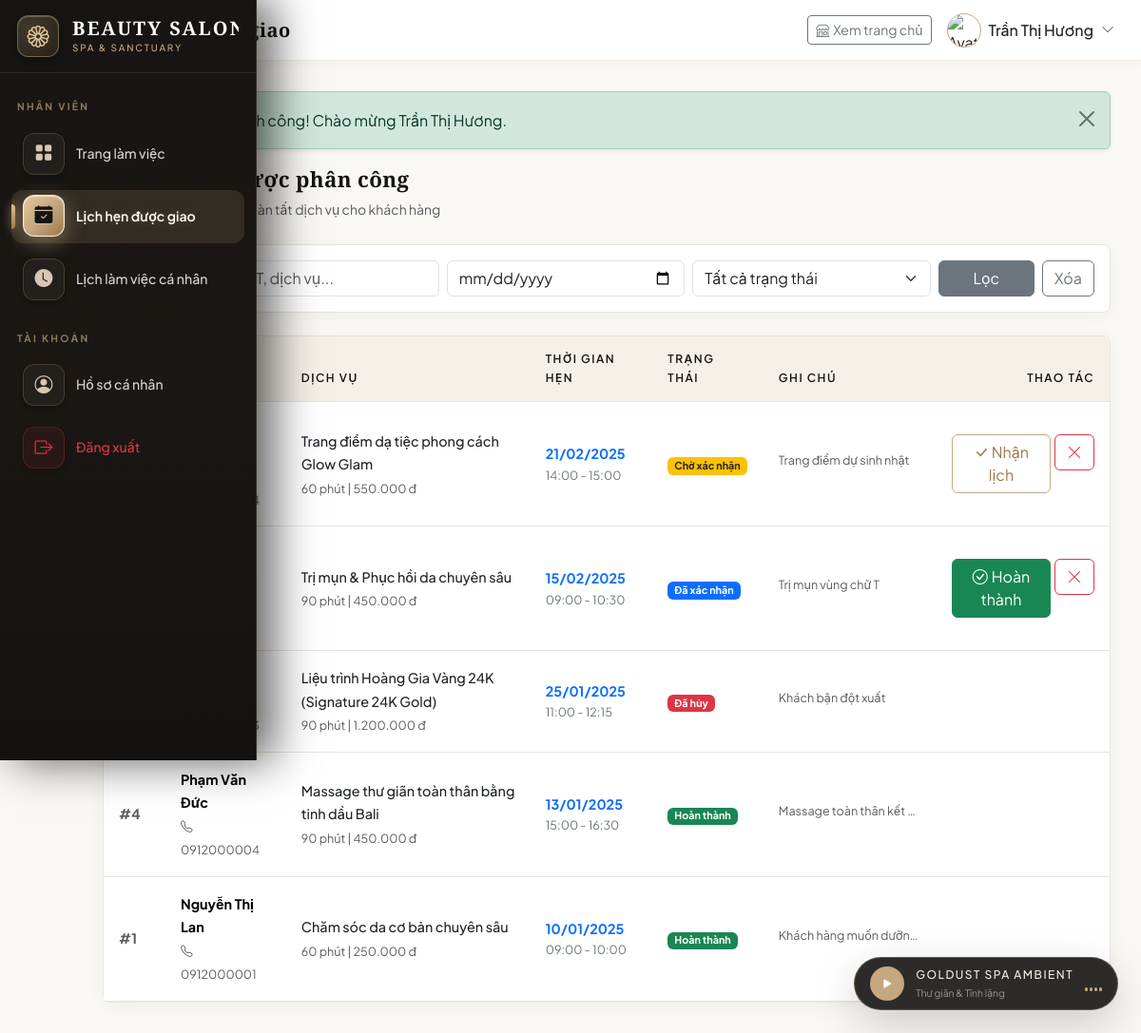
Page /staff/appointments.php (signed in) on the committed database.
### tables this page shows
CREATE TABLE appointments (
    id INT AUTO_INCREMENT PRIMARY KEY,
    customer_id INT NOT NULL,
    staff_id INT NOT NULL,
    service_id INT NOT NULL,
    appointment_date DATE NOT NULL,
    start_time TIME NOT NULL,
    end_time TIME NOT NULL,
    status ENUM('pending', 'confirmed', 'completed', 'cancelled') NOT NULL DEFAULT 'pending',
    notes TEXT,
    created_at TIMESTAMP DEFAULT CURRENT_TIMESTAMP,
    updated_at TIMESTAMP DEFAULT CURRENT_TIMESTAMP ON UPDATE CURRENT_TIMESTAMP,
    FOREIGN KEY (customer_id) REFERENCES users(id) ON DELETE CASCADE ON UPDATE CASCADE,
    FOREIGN KEY (staff_id) REFERENCES users(id) ON DELETE CASCADE ON UPDATE CASCADE,
    FOREIGN KEY (service_id) REFERENCES services(id) ON DELETE CASCADE ON UPDATE CASCADE
);

CREATE TABLE users (
    id INT AUTO_INCREMENT PRIMARY KEY,
    username VARCHAR(50) NOT NULL UNIQUE,
    password VARCHAR(255) NOT NULL,
    full_name VARCHAR(100) NOT NULL,
    email VARCHAR(100),
    phone VARCHAR(20),
    role ENUM('admin', 'staff', 'customer') NOT NULL DEFAULT 'customer',
    status ENUM('active', 'locked') NOT NULL DEFAULT 'active',
    avatar VARCHAR(255) DEFAULT NULL,
    created_at TIMESTAMP DEFAULT CURRENT_TIMESTAMP,
    updated_at TIMESTAMP DEFAULT CURRENT_TIMESTAMP ON UPDATE CURRENT_TIMESTAMP
);

CREATE TABLE services (
    id INT AUTO_INCREMENT PRIMARY KEY,
    category_id INT NOT NULL,
    name VARCHAR(100) NOT NULL,
    description TEXT,
    price DECIMAL(12,2) NOT NULL DEFAULT 0,
    duration INT NOT NULL DEFAULT 30 COMMENT 'Thời gian thực hiện (phút)',
    image VARCHAR(255),
    status ENUM('active', 'inactive') NOT NULL DEFAULT 'active',
    created_at TIMESTAMP DEFAULT CURRENT_TIMESTAMP,
    FOREIGN KEY (category_id) REFERENCES categories(id) ON DELETE CASCADE ON UPDATE CASCADE
);

### config/config.php (called while the page is built, shortened)
<?php
function formatCurrency($amount) {
    return number_format($amount, 0, ',', '.') . ' đ';
}
function formatDate($date) {
    return date('d/m/Y', strtotime($date));
}
function formatTime($time) {
    return date('H:i', strtotime($time));
}
function getAppointmentStatusLabel($status) {
    return match($status) {
        'pending'   => ['label' => 'Chờ xác nhận', 'class' => 'bg-warning text-dark'],
        'confirmed' => ['label' => 'Đã xác nhận', 'class' => 'bg-primary'],
        'completed' => ['label' => 'Hoàn thành', 'class' => 'bg-success'],
        'cancelled' => ['label' => 'Đã hủy', 'class' => 'bg-danger'],
        default     => ['label' => $status, 'class' => 'bg-secondary']
    };
}

### staff/appointments.php (the view, shortened to what this page needs)
<?php
require_once __DIR__ . '/../config/config.php';
$db = getDB();
$staffId = $_SESSION['user_id'];
$statusFilter = $_GET['status'] ?? 'all';
$dateFilter   = $_GET['date'] ?? '';
$search       = trim($_GET['search'] ?? '');
$sql = "
    SELECT a.*, s.name AS service_name, s.price AS service_price, s.duration,
           u.full_name AS customer_name, u.phone AS customer_phone, u.email AS customer_email
    FROM appointments a
    JOIN services s ON a.service_id = s.id
    JOIN users u ON a.customer_id = u.id
    WHERE a.staff_id = ?
";
$params = [$staffId];
$sql .= " ORDER BY a.appointment_date DESC, a.start_time DESC";
$stmt = $db->prepare($sql);
$stmt->execute($params);
$appointments = $stmt->fetchAll();
include __DIR__ . '/../includes/header.php';
?>
<div class="d-flex justify-content-between align-items-center mb-4">
    <div>
        <h4 class="fw-bold mb-1"><i class="bi bi-calendar-check me-2 text-primary"></i>Lịch hẹn được phân công</h4>
        <p class="text-muted small mb-0">Tiếp nhận, xác nhận và hoàn tất dịch vụ cho khách hàng</p>
    </div>
</div>
<div class="card table-card mb-4">
    <div class="card-body p-3">
        <form action="" method="GET" class="row g-2 align-items-center">
            <div class="col-md-4">
                <input type="text" name="search" class="form-control" placeholder="Tìm tên khách, SĐT, dịch vụ..." value="<?= htmlspecialchars($search) ?>">
            </div>
            <div class="col-md-3">
                <input type="date" name="date" class="form-control" value="<?= htmlspecialchars($dateFilter) ?>">
            </div>
            <div class="col-md-3">
                <select name="status" class="form-select">
                    <option value="all" <?= $statusFilter === 'all' ? 'selected' : '' ?>>Tất cả trạng thái</option>
                </select>
            </div>
            <div class="col-md-2 d-flex gap-2">
                <button type="submit" class="btn btn-secondary w-100">Lọc</button>
                <a href="<?= BASE_URL ?>staff/appointments.php" class="btn btn-outline-secondary">Xóa</a>
            </div>
        </form>
    </div>
</div>
<div class="card table-card">
    <div class="table-responsive">
        <table class="table table-hover align-middle mb-0">
            <thead class="table-light">
                <tr>
                    <th class="ps-3">Mã #</th>
                    <th>Khách hàng</th>
                    <th>Dịch vụ</th>
                    <th>Thời gian hẹn</th>
                    <th>Trạng thái</th>
                    <th>Ghi chú</th>
                    <th class="text-end pe-3">Thao tác</th>
                </tr>
            </thead>
            <tbody>
                <?php if (empty($appointments)): ?>
                    <tr>
                        <td colspan="7" class="text-center py-4 text-muted">
                            <i class="bi bi-inbox fs-3 d-block mb-2"></i>
                            Không tìm thấy lịch hẹn nào theo tiêu chí.
                        </td>
                    </tr>
                <?php else: ?>
                    <?php foreach ($appointments as $apt):
                        $statusMeta = getAppointmentStatusLabel($apt['status']);
                    ?>
                    <tr>
                        <td class="ps-3 fw-bold text-muted">#<?= $apt['id'] ?></td>
                        <td>
                            <div class="fw-bold"><?= htmlspecialchars($apt['customer_name']) ?></div>
                            <small class="text-muted"><i class="bi bi-telephone me-1"></i><?= htmlspecialchars($apt['customer_phone'] ?? 'N/A') ?></small>
                        </td>
                        <td>
                            <div class="fw-medium text-dark"><?= htmlspecialchars($apt['service_name']) ?></div>
                            <small class="text-muted"><?= $apt['duration'] ?> phút | <?= formatCurrency($apt['service_price']) ?></small>
                        </td>
                        <td>
                            <div class="fw-bold text-primary"><?= formatDate($apt['appointment_date']) ?></div>
                            <div class="small text-secondary"><?= formatTime($apt['start_time']) ?> - <?= formatTime($apt['end_time']) ?></div>
                        </td>
                        <td>
                            <span class="badge <?= $statusMeta['class'] ?>"><?= $statusMeta['label'] ?></span>
                        </td>
                        <td>
                            <span class="small text-muted text-truncate d-inline-block" style="max-width: 150px;">
                                <?= htmlspecialchars($apt['notes'] ?: 'Không có') ?>
                            </span>
                        </td>
                        <td class="text-end pe-3">
                            <div class="btn-group btn-group-sm">
                                <?php if ($apt['status'] === 'pending'): ?>
                                    <form action="" method="POST" class="d-inline">
                                        <button type="submit" class="btn btn-outline-primary" title="Xác nhận lịch">
                                            <i class="bi bi-check-lg"></i> Nhận lịch
                                        </button>
                                    </form>
                                <?php endif; ?>
                                <?php if ($apt['status'] === 'confirmed'): ?>
                                    <form action="" method="POST" class="d-inline">
                                        <button type="submit" class="btn btn-success" title="Xác nhận hoàn thành">
                                            <i class="bi bi-check-circle me-1"></i>Hoàn thành
                                        </button>
                                    </form>
                                <?php endif; ?>
                                <?php if (in_array($apt['status'], ['pending', 'confirmed'])): ?>
                                    <form action="" method="POST" class="d-inline ms-1" onsubmit="return confirm('Bạn có chắc chắn muốn hủy lịch hẹn này?');">
                                        <button type="submit" class="btn btn-outline-danger" title="Hủy lịch">
                                            <i class="bi bi-x-lg"></i>
                                        </button>
                                    </form>
                                <?php endif; ?>
                            </div>
                        </td>
                    </tr>
                    <?php endforeach; ?>
                <?php endif; ?>
            </tbody>
        </table>
    </div>
</div>
<?php include __DIR__ . '/../includes/footer.php'; ?>

### assets/css/style.css (style rules this page uses)
:root { --gold: #c5a880; --gold-light: #e5d5c0; --gold-dark: #9e7949; --gold-hover: #b38f5e; --canvas: #faf8f5; --surface: #ffffff; --surface-alt: #f4f0e8; --dark: #1c1a17; --dark-surface: #24211d; --dark-muted: #3a3530; --text-main: #2b2723; --text-muted: #78716a; --border-color: rgba(197, 168, 128, 0.3); --border-light: #e9e4db; --success: #2e7d32; --danger: #b71c1c; --warning: #c5a880; --info: #37474f; --font-serif: 'Cormorant Garamond', Georgia, serif; --font-sans: 'Plus Jakarta Sans', -apple-system, BlinkMacSystemFont, sans-serif; --radius-sm: 4px; --radius-md: 8px; --radius-lg: 16px; --radius-full: 9999px; --shadow-subtle: 0 4px 20px rgba(28, 26, 23, 0.04); --shadow-medium: 0 10px 30px rgba(28, 26, 23, 0.08); --shadow-hover: 0 16px 40px rgba(197, 168, 128, 0.15); }
* { margin: 0; padding: 0; box-sizing: border-box; }
html, body { overflow-x: hidden; width: 100%; max-width: 100vw; }
body { font-family: var(--font-sans); background-color: var(--canvas); color: var(--text-main); line-height: 1.7; font-weight: 400; -webkit-font-smoothing: antialiased; }
h1, h2, h3, h4, .font-serif { font-family: var(--font-serif); color: var(--dark); font-weight: 600; letter-spacing: 0.5px; }
h4 { font-size: 1.4rem; line-height: 1.4; }
p { color: var(--text-muted); }
a { color: var(--gold-dark); text-decoration: none; transition: all 0.25s ease; }
.table-card { background: #ffffff; border: 1px solid var(--border-light) !important; box-shadow: var(--shadow-subtle) !important; }
.table thead th { background-color: var(--surface-alt) !important; color: var(--dark) !important; font-family: var(--font-sans); font-size: 0.75rem; text-transform: uppercase; letter-spacing: 1.5px; font-weight: 600; border-bottom: 1px solid var(--border-light); padding: 14px 16px; }
.table tbody td { padding: 16px; border-bottom: 1px solid var(--border-light); font-size: 0.9rem; }

### includes/header.php (style rules this page uses)
:root { --sidebar-collapsed-width: 76px; --sidebar-expanded-width: 270px; --gold: #c5a880; --gold-light: #f4ede4; --gold-dark: #9e7949; --dark: #171513; --dark-elevated: #221f1b; --canvas: #faf8f5; }
body { font-family: 'Plus Jakarta Sans', -apple-system, BlinkMacSystemFont, sans-serif; background-color: var(--canvas); color: #2b2723; }
h1, h2, h3, h4, h5, .font-serif { font-family: 'Cormorant Garamond', Georgia, serif; letter-spacing: 0.3px; }
.table-card { background: #fff; border: 1px solid rgba(197, 168, 128, 0.2); border-radius: 8px; box-shadow: 0 4px 15px rgba(28,26,23,0.04); }
.btn-outline-primary { color: var(--gold-dark) !important; border-color: var(--gold) !important; }

### rows in the picture
appointments: customer.phone "0912000004", service.name "Trang điểm dạ tiệc phong cách Glow Glam", service.duration "60", service.price "550.000 đ", appointment_date "21/02/2025", start_time "14:00", end_time "15:00", status "Chờ xác nhận", notes "Trang điểm dự sinh nhật"
appointments: service.name "Trị mụn & Phục hồi da chuyên sâu", service.duration "90", service.price "450.000 đ", appointment_date "15/02/2025", start_time "09:00", end_time "10:30", status "Đã xác nhận", notes "Trị mụn vùng chữ T"
appointments: customer.phone "0912000003", service.name "Liệu trình Hoàng Gia Vàng 24K (Signature 24K Gold)", service.duration "90", service.price "1.200.000 đ", appointment_date "25/01/2025", start_time "11:00", end_time "12:15", status "Đã hủy", notes "Khách bận đột xuất"
appointments: id "4", customer.full_name "Phạm Văn Đức", customer.phone "0912000004", service.name "Massage thư giãn toàn thân bằng tinh dầu Bali", service.duration "90", service.price "450.000 đ", appointment_date "13/01/2025", start_time "15:00", end_time "16:30", status "Hoàn thành", notes "Massage toàn thân kết…"
appointments: id "1", customer.full_name "Nguyễn Thị Lan", customer.phone "0912000001", service.name "Chăm sóc da cơ bản chuyên sâu", service.duration "60", service.price "250.000 đ", appointment_date "10/01/2025", start_time "09:00", end_time "10:00", status "Hoàn thành", notes "Khách hàng muốn dưỡn…"

### other values in the picture
$pageTitle "Lịch hẹn được giao"
$currentUser['full_name'] "Trần Thị Hương"
$flash['message'] "Đăng nhập thành công! Chào mừng Trần Thị Hương."
